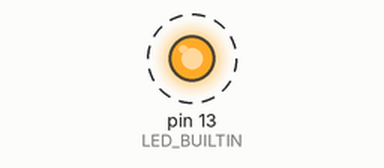
This sketch was run on a simulated Arduino Mega 2560, built with avr-gcc and run on an emulated ATmega2560. On the bench: output pins drawn as LEDs (lit = HIGH). Dashed ring = blinking. What the sketch prints to the serial monitor is not drawn.

Above: at 0.2 s.
Timing chart, 0 to 3.0 s (numbered marks = the images above):
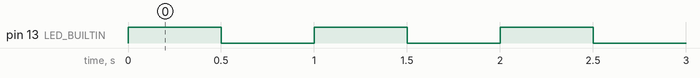

The sketch:

T1_Blink.ino
```cpp
// T1 — Kiểm tra Arduino Mega + cáp USB + nạp code.
// Đạt: đèn L trên board nháy 1 lần/giây, Serial Monitor (9600) in "Mega OK" mỗi giây.

void setup() {
  pinMode(LED_BUILTIN, OUTPUT);   // đèn L = chân D13
  Serial.begin(9600);
  Serial.println(F("T1: bat dau"));
}

void loop() {
  digitalWrite(LED_BUILTIN, HIGH); delay(500);
  digitalWrite(LED_BUILTIN, LOW);  delay(500);
  Serial.print(F("Mega OK, chay duoc "));
  Serial.print(millis() / 1000);
  Serial.println(F(" s"));
}
```

Measured:
- by itself, pin 13 (LED_BUILTIN): alternates HIGH for 0.50 s and LOW for 0.50 s
